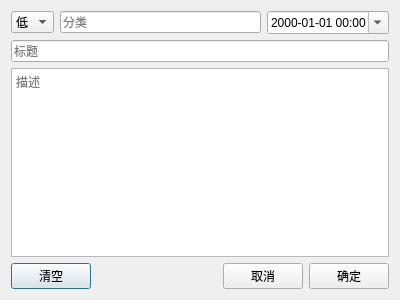
<?xml version="1.0" encoding="UTF-8"?>
<ui version="4.0">
 <class>TaskCreateDialog</class>
 <widget class="QDialog" name="TaskCreateDialog">
  <property name="geometry">
   <rect>
    <x>0</x>
    <y>0</y>
    <width>400</width>
    <height>300</height>
   </rect>
  </property>
  <property name="windowTitle">
   <string>创建任务</string>
  </property>
  <layout class="QVBoxLayout" name="verticalLayout">
   <item>
    <layout class="QHBoxLayout" name="horizontalLayout">
     <item>
      <widget class="QComboBox" name="priorityInput">
       <item>
        <property name="text">
         <string>低</string>
        </property>
       </item>
       <item>
        <property name="text">
         <string>中</string>
        </property>
       </item>
       <item>
        <property name="text">
         <string>高</string>
        </property>
       </item>
      </widget>
     </item>
     <item>
      <widget class="QLineEdit" name="categoryInput">
       <property name="placeholderText">
        <string>分类</string>
       </property>
      </widget>
     </item>
     <item>
      <widget class="QDateTimeEdit" name="deadlineInput">
       <property name="displayFormat">
        <string>yyyy-MM-dd HH:mm</string>
       </property>
       <property name="calendarPopup">
        <bool>true</bool>
       </property>
      </widget>
     </item>
    </layout>
   </item>
   <item>
    <widget class="QLineEdit" name="titleInput">
     <property name="placeholderText">
      <string>标题</string>
     </property>
    </widget>
   </item>
   <item>
    <widget class="QTextEdit" name="descriptionInput">
     <property name="placeholderText">
      <string>描述</string>
     </property>
    </widget>
   </item>
   <item>
    <layout class="QHBoxLayout" name="buttonLayout">
     <item>
      <widget class="QPushButton" name="clearButton">
       <property name="text">
        <string>清空</string>
       </property>
      </widget>
     </item>
     <item>
      <spacer name="horizontalSpacer">
       <property name="orientation">
        <enum>Qt::Orientation::Horizontal</enum>
       </property>
       <property name="sizeHint" stdset="0">
        <size>
         <width>40</width>
         <height>20</height>
        </size>
       </property>
      </spacer>
     </item>
     <item>
      <widget class="QPushButton" name="cancelButton">
       <property name="text">
        <string>取消</string>
       </property>
      </widget>
     </item>
     <item>
      <widget class="QPushButton" name="okButton">
       <property name="text">
        <string>确定</string>
       </property>
      </widget>
     </item>
    </layout>
   </item>
  </layout>
 </widget>
 <resources/>
 <connections/>
</ui>
